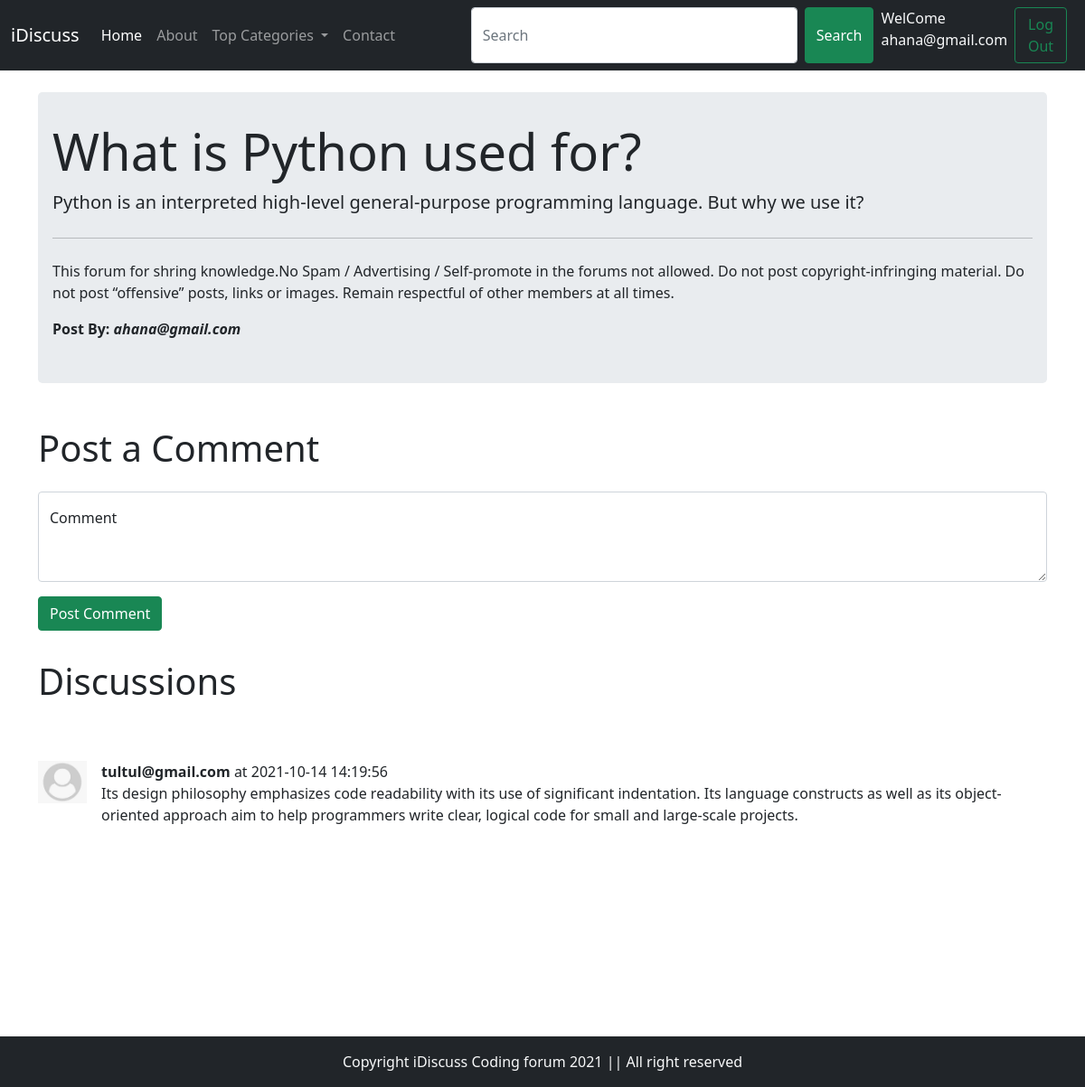
/thread.php?Thread_Id=3 (signed in), run on the app's committed database.
### tables this page shows
CREATE TABLE `threadlist` (
  `Thread_Id` int(11) NOT NULL,
  `Thread_Title` varchar(255) NOT NULL,
  `Thread_desc` text NOT NULL,
  `Thread_cat_id` int(11) NOT NULL,
  `Thread_user_id` int(21) NOT NULL,
  `TimeStmp` timestamp NOT NULL DEFAULT current_timestamp()
);

CREATE TABLE `users` (
  `sno` int(11) NOT NULL,
  `user_email` varchar(50) NOT NULL,
  `user_pass` varchar(255) NOT NULL,
  `TimeStmp` timestamp NOT NULL DEFAULT current_timestamp()
);

CREATE TABLE `comments` (
  `comment_id` int(11) NOT NULL,
  `comment_content` text NOT NULL,
  `comment_time` timestamp NOT NULL DEFAULT current_timestamp(),
  `comment_by` int(11) NOT NULL,
  `Thread_Id` int(21) NOT NULL
);

### thread.php (the view, shortened to what this page needs)
<!doctype html>
<html lang="en">
<head>
    <link href="bootstrap/css/bootstrap.min.css" rel="stylesheet">
</head>
<body>
    <?php require'partials/header.php'; ?>
    <?php require'partials/dbconnect.php'; ?>
    <?php
    $id= $_GET["Thread_Id"];
     $sql="SELECT * FROM `threadlist` WHERE `Thread_Id`= '$id'";
     $result=mysqli_query($conn, $sql);
     while($row=mysqli_fetch_assoc($result)){
         $Title=$row['Thread_Title'];
         $desc= $row['Thread_desc'];
         $Thread_user_id2=$row['Thread_user_id'];
         $sql2="SELECT * FROM `users` WHERE `sno`= '$Thread_user_id2'";
         $result2=mysqli_query($conn, $sql2);
         $row2=mysqli_fetch_assoc($result2);
         $posted_by=$row2['user_email'];
     } ?>
    <div class="container my-4">
        <div class="jumbotron">
            <h1 class="display-4"><?php echo $Title ?></h1>
            <p class="lead"><?php echo $desc ?></p>
            <hr class="my-4">
            <p>This forum for shring knowledge.No Spam / Advertising / Self-promote in the forums not allowed.
                Do not post copyright-infringing material.
                Do not post “offensive” posts, links or images.
                Remain respectful of other members at all times.</p>
            <p><b>Post By: <em><?php echo $posted_by; ?></em></b></p>
        </div>
    </div>
    <?php
    if(isset($_SESSION['loggedin']) && $_SESSION['loggedin']==true){
    echo'
        <div class="container">
            <h1 class="py-3">Post a Comment</h1>
                 <form action="'.$_SERVER['REQUEST_URI'].'?>" method="POST">
    <div class="form-floating">
        <textarea class="form-control" placeholder="Comment" id="comment" name="comment"
            style="height: 100px"></textarea>
        <label for="floatingTextarea2">Comment</label>
        <input type="hidden" name="sno" value='.$_SESSION['sno'].'>
    </div>
    <button type="submit" class="btn btn-success my-3">Post Comment</button>
    </form>
    </div>';
    }
    else{
    echo'<div class="container">
        <h1 class="py-3">Post a Comment</h1>
        <p class="lead">You are not logged in. Please log in to post a Comments</p>
    </div>';
    }
    ?>
    <div class="container " id="qusid">
        <h1 class="py-3">Discussions</h1>
        <br>
        <?php
        $id= $_GET["Thread_Id"];
        $sql="SELECT * FROM `comments` WHERE `Thread_Id`='$id'";
        $result=mysqli_query($conn, $sql);
         while($row=mysqli_fetch_assoc($result)){
             $content= $row['comment_content'];
             $comment_time=$row['comment_time'];
            $commnet_by=$row['comment_by'];
            $sql2="SELECT * FROM `users` WHERE `sno`= '$commnet_by'";
            $result2=mysqli_query($conn, $sql2);
            $row2=mysqli_fetch_assoc($result2);
       echo' <div class="d-flex my-3">
            <div class="flex-shrink-0">
                <img src="images/user_default.jpg" style="width:54px" alt="...">
            </div>
            <div class="flex-grow-1 ms-3">
            <p class="my-0"><b>'.$row2['user_email'].'</b> at '.$comment_time.'</p>
                '.$content.'
            </div>
        </div>';
    }
    ?>
    </div>
    <?php require'partials/footer.php'; ?>
</body>
</html>

### thread.php (style rules this page uses)
.jumbotron { padding: 2rem 1rem; margin-bottom: 2rem; background-color: #e9ecef; border-radius: .3rem; }
#qusid { min-height: 433px; }

### data on the page
threadlist: Thread_Title "What is Python used for?", Thread_desc "Python is an interpreted high-level general-purpose programming language. But why we use it?"
users: user_email "ahana@gmail.com"
comments: users.user_email "tultul@gmail.com", comment_time "2021-10-14 14:19:56", comment_content "Its design philosophy emphasizes code readability with its use of significant indentation. Its language constructs as well as its object-oriented approach aim to help programmers write clear, logical code for small and large-scale projects."

### other printed values
$_SESSION['useremail'] "ahana@gmail.com"
